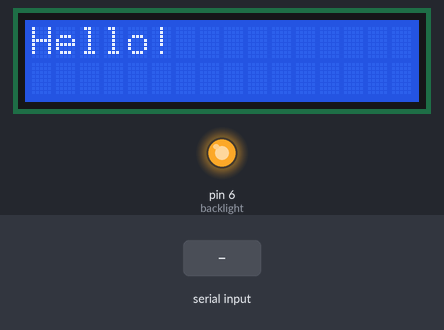
The sketch below on a simulated Arduino Uno, built with avr-gcc and run on an emulated ATmega328P. Parts: 16×2 character LCD, output pins drawn as LEDs (lit = HIGH). Inputs (shaded band) come from the test bench. Pins used as bus, display or sensor lines are not drawn.

Above: at 0.6 s.
6.8 s: "n" received over Serial
At 9.5 s:
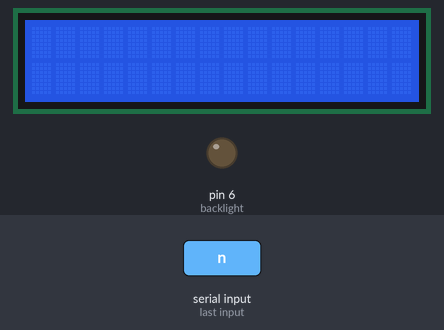
9.8 s: "U" received over Serial
At 12.2 s:
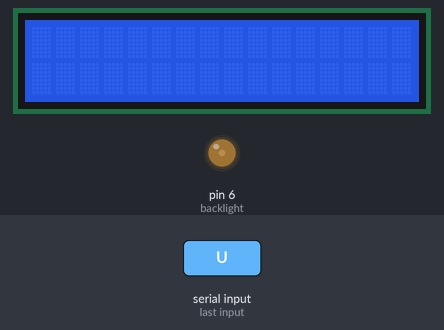
12.8 s: "o" received over Serial
At 15.7 s:
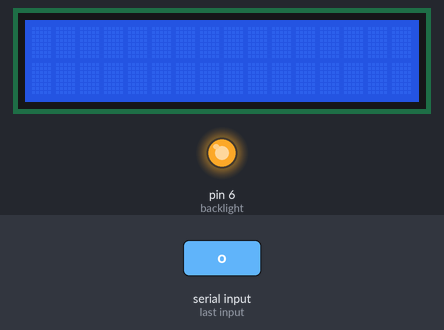
Timing chart, 0 to 17.2 s (numbered marks = the images above; inputs shaded):
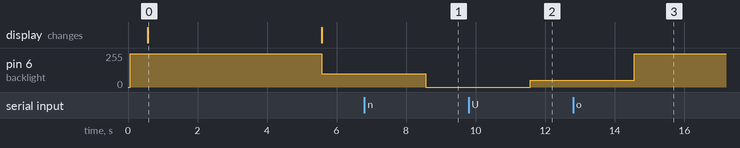

Measured:
- after the input at 6.8 s, pin 6 (backlight): 100/255 → 0/255 after 1.8 s
- after the input at 9.8 s, pin 6 (backlight): 0/255 → 50/255 after 1.8 s
- after the input at 12.8 s, pin 6 (backlight): 50/255 → 250/255 after 1.8 s
- what the display in image 0 shows lasts 5.0 s, from 0.6 s to 5.6 s

The sketch:

martbot_lcd.ino
```cpp
#include <LiquidCrystal.h>

// initialize the library with the numbers of the interface pins
LiquidCrystal lcd(11, 12, 7, 8, 9, 10);

int backlight = 6;      // backlight pin
int cur_brightness = 100;  // Default brightness value
int bright_change = 50;  // Brightness change step size
int contrast = 5;       // contrast pin
int cur_contrast = 50;  // Default contrast value
int contrast_change = 10; // Contrast change step size

int incomingByte = 0;   // for incoming serial data

// LCD output
int bufferArray[250];     // Our array to store characters arriving from serial port.
int output = 0;
int buf_size[3] = {0, 0};  // Buffer size - two lines.
int i = 0;

void setup() {
    // set up the LCD's number of columns and rows:
    lcd.begin(16, 2);

    pinMode(backlight, OUTPUT);
    pinMode(contrast, OUTPUT);
    analogWrite(backlight, 250);
    // set default contrast
    analogWrite(contrast, cur_contrast);
    delay(500);
    lcd.print("Hello!");
    Serial.begin(9600);     // opens serial port, sets data rate to 9600 bps
    delay(5000);
    lcd.clear();
    analogWrite(backlight, cur_brightness);
}

void loop() {
  int count = Serial.available();

    if (Serial.available() > -1) {
        delay(1000);
        for (i=0; i<count ; i++) {
           bufferArray[i] = Serial.read();          // Put into array
           output = 1;                              // Show new data has been recieved
        }
        //Serial.print("Buffer 1: "); Serial.println(buf_size[0]);
        //Serial.print("Buffer 2: "); Serial.println(buf_size[1]);
        //Serial.print("Character count: ");Serial.println(count);
    }

    int msg = 0;
    if (output != 0) {                      // If new bytes have been recieved
        int position = 0;
        if (bufferArray[0] == '!') {        // Print on first line if message begins with '!'
            lcd.clear();
            lcd.setCursor(0,0);
            position = 1;
            buf_size[0] = count;               // Keep track of how big the last message was.
            msg = 1;
        }
        else if (bufferArray[0] == '@') {   // Print on second line if message begins with '@'
            lcd.setCursor(0,1);
            position = 1;
            buf_size[1] = count;
            msg = 1;
        }
        else if (bufferArray[0] == '^') {   // Clear screen if message begins with '^'
            lcd.clear();
            buf_size[0] = 0; buf_size[1] = 0;
            lcd.setCursor(0,0);
            position = 1;
        }
        else if (bufferArray[0] == 's') {
            int scroll_n;
            if (buf_size[0] > buf_size[1]) {  // Determine which line is longer.
                scroll_n = buf_size[0];
            }
            else {
                scroll_n = buf_size[1];
            }
            // Use longer line as number of chars to scroll.
            for (int positioncounter = 0; positioncounter < scroll_n; positioncounter++) {
                lcd.scrollDisplayLeft();
                delay(300);
            }
            for (int positioncounter = 0; positioncounter < scroll_n; positioncounter++) {
                lcd.scrollDisplayRight();
                delay(300);
            }
        }
        else if (bufferArray[0] == 'u') {       // Contrast up
            cur_contrast = cur_contrast - contrast_change;
            if (cur_contrast > 0 && cur_contrast < 90) {
                analogWrite(contrast, cur_contrast);
                //Serial.print("contrast: ");
                //Serial.println(cur_contrast, DEC);
            }
        }
        else if (bufferArray[0] == 'd') {       // Contrast down
            cur_contrast = cur_contrast + 10;
            if (cur_contrast > 0 && cur_contrast < 90) {
                analogWrite(contrast, cur_contrast);
                //Serial.print("contrast: ");
                //Serial.println(cur_contrast, DEC);
            }
        }
        else if (bufferArray[0] == 'o') {       // Backlight on
            analogWrite(backlight, 250);
            cur_brightness = 250;
        }
        else if (bufferArray[0] == 'n') {       // Backlight off
            analogWrite(backlight, 0);
            cur_brightness = 0;
        }
        else if (bufferArray[0] == 'U') {       // Backlight up
            cur_brightness = cur_brightness + bright_change;
            if (cur_brightness > -1 && cur_brightness < 251) {
                analogWrite(backlight, cur_brightness);
                //Serial.print("brightness: ");
                //Serial.println(cur_brightness, DEC);
            }
            else {
                cur_brightness = cur_brightness - bright_change;
            }
        }
        else if (bufferArray[0] == 'D') {       // Backlight down
            cur_brightness = cur_brightness - bright_change;
            if (cur_brightness > -1 && cur_brightness < 251) {
                analogWrite(backlight, cur_brightness);
                //Serial.print("brightness: ");
                //Serial.println(cur_brightness, DEC);
            }
            else {
                cur_brightness = cur_brightness + bright_change;
            }
        }
        else if (bufferArray[0] == 'c') {       // ping
            Serial.write("1");
        }
        else {
            lcd.clear();
            lcd.setCursor(0,0);
        }
        int j;
        //Serial.print("msg is size: "); Serial.println(count);
        if (msg == 1) {
            for (j = position; j < count; j++) {
                lcd.write(bufferArray[j]);
            }
        }
        output = 0;                               // Don't print on next iteration
        memset(bufferArray, 0, count);
        count = 0;
    }
}
```
